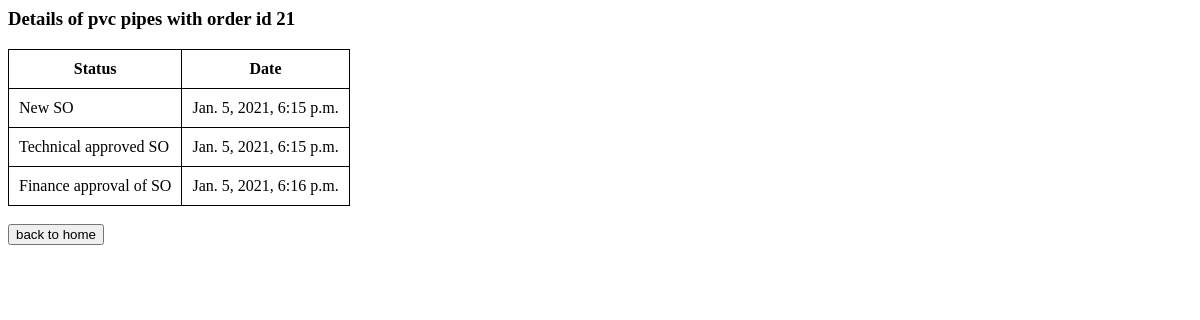
Page /view_details/21/ on the earlier database version.
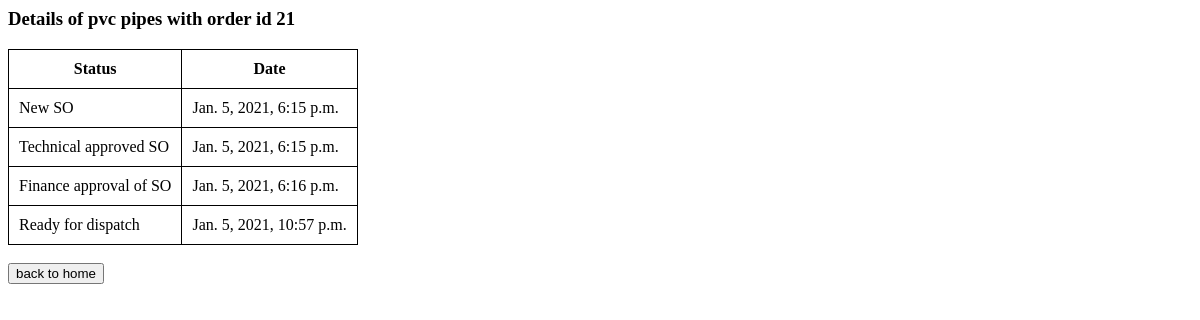
Same page on the later database version.
### login/models.py (models this page shows)
class Order(models.Model):
	status=models.CharField(default='New draft', max_length=100)
	material=models.CharField(max_length=20)
	quantity=models.IntegerField()
	unit=models.CharField(max_length=10,default='m')
	unit_price = models.IntegerField(default=0)
	net_price = models.IntegerField(default=0)
	date=models.DateTimeField(auto_now=True)
	client=models.ForeignKey(User, on_delete=models.CASCADE, null=True)
	sales = models.CharField(max_length=100, default='no sales')

class Details(models.Model):
	order = models.ForeignKey(Order, on_delete=models.CASCADE, null=True)
	date = models.DateTimeField(auto_now=True)
	status=models.CharField(default='New draft', max_length=100)

### login/views.py (the view)
# urls.py: url(r'^view_details/(?P<pk>\d+)/$', login_view.view_details, name='view_details'),
def view_details(request,pk):
	order = Order.objects.get(pk=pk)
	details = Details.objects.filter(order=order)
	return render(request,'view_details.html',{'details':details, 'order':order})

### login/templates/view_details.html (shortened to what this page needs)
<head>
</head>
<h3> Details of {{ order.material }} with order id {{ order.id }}</h3>
<table>
  <tr>
  <th>Status</th>
  <th>Date</th>
  </tr>
{% for element in details %}
<tr>
<td> {{ element.status }}</td>
<td> {{ element.date }}</td>
</tr>
{% endfor %}
</table>
<a href="{% url 'home' %}"><button>back to home</button></a>

### login/templates/view_details.html (style rules this page uses)
table,th,td { border: 1px solid black; border-collapse: collapse; padding: 10px; }

Differences in the rows shown:
added Details: status "Ready for dispatch", date "Jan. 5, 2021, 10:57 p.m."
